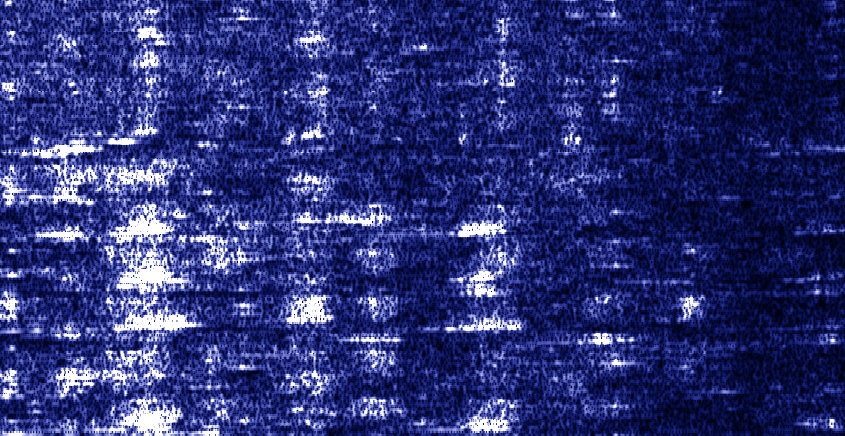
#> input picture dev/colormap/analyzed/argo1.png, 845 x 436 px
$ python analyzeImage.py
#> lines starting #> are read from the running program, lines starting #| are printed output that depends on the picture
"""
This script reverse-engineers the pallette for a spectrogram.
It takes in an image, explodes it into pixels, finds all the
unique values, then attempts to sort them by intensity.
"""

from matplotlib.image import imread
import numpy as np


def rgbToInt32(r, g, b):
    return int(r * 2**16 + g * 2**8 + b)


def valuesInImage(filePath):
#> called with filePath = 'analyzed/argo1.png'
    im = imread(filePath)
#> im is the input picture: shape (436, 845, 3) float32; mean R, G, B 0.17, 0.199, 0.466
    pixelValues = np.zeros((im.shape[0], im.shape[1]), dtype=int)
    for y in range(im.shape[0]):
        for x in range(im.shape[1]):
            r, g, b = im[y, x]
            pixelValues[y, x] = rgbToInt32(r * 255, g * 255, b * 255)
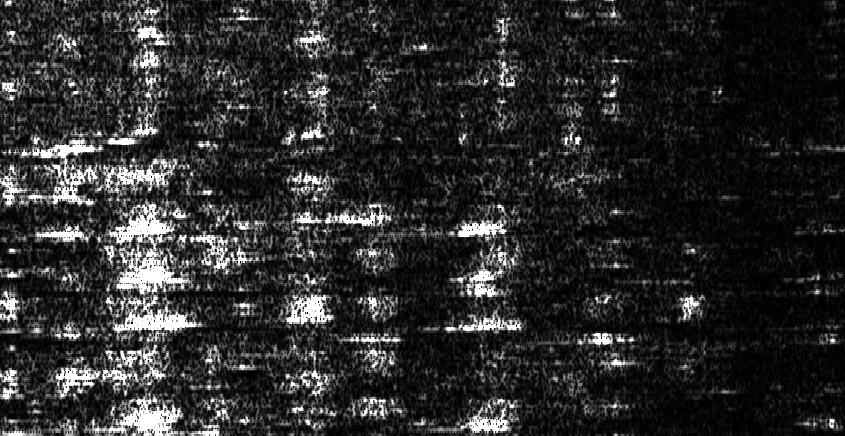
#> pixelValues: shape (436, 845) int64; min 0, max 16777215, mean 2851413.6; drawn with min black and max white
    pixelValues = np.unique(pixelValues)
#> pixelValues = 256 values from 0 to 16777215
    for i, val in enumerate(pixelValues):
        print(f"{val:08d}", end=", ")
        if (i % 8 == 7):
            print()
#> this loop made 256 passes
#> val on passes 1 to 3: 0, 4, 264
#| 00000000,
#| 00000004,
#| 00000264,
#| 00000267,
#| 00000527,
#| 00000530,
#| 00000789,
#| 00066328,
#> (further printed lines are left out)
    print(f"Found {len(pixelValues)} unique pixel values")
#| Found 256 unique pixel values


if __name__ == "__main__":
    assert rgbToInt32(111, 222, 121) == 7331449
    pixelValues = valuesInImage("analyzed/argo1.png")
    print("DONE")
